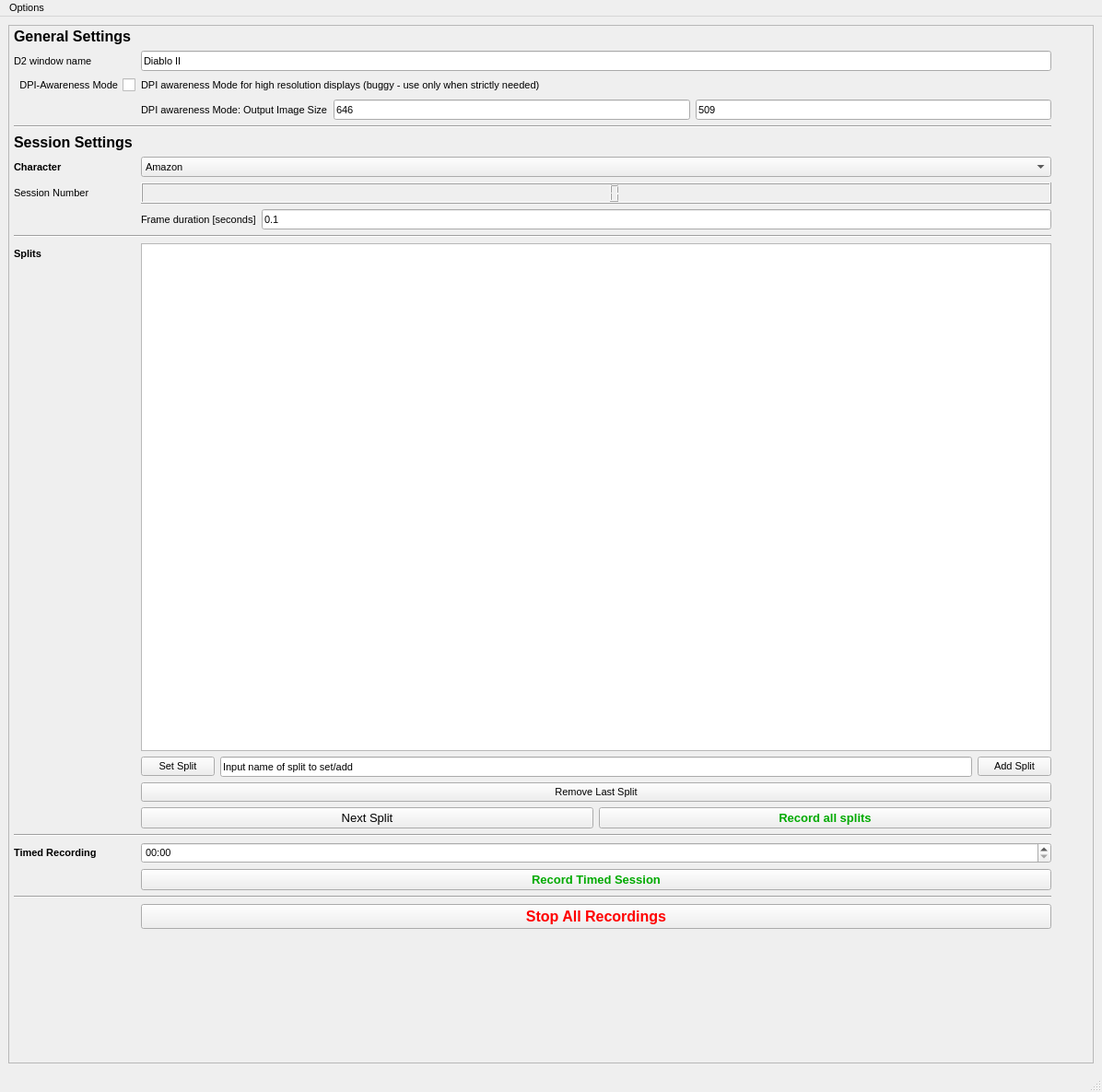
<?xml version="1.0" encoding="UTF-8"?>
<ui version="4.0">
 <class>SessionRecorderGUI</class>
 <widget class="QMainWindow" name="SessionRecorderGUI">
  <property name="geometry">
   <rect>
    <x>0</x>
    <y>0</y>
    <width>1196</width>
    <height>1185</height>
   </rect>
  </property>
  <property name="sizePolicy">
   <sizepolicy hsizetype="Fixed" vsizetype="Fixed">
    <horstretch>0</horstretch>
    <verstretch>0</verstretch>
   </sizepolicy>
  </property>
  <property name="minimumSize">
   <size>
    <width>640</width>
    <height>480</height>
   </size>
  </property>
  <property name="font">
   <font>
    <pointsize>8</pointsize>
   </font>
  </property>
  <property name="windowTitle">
   <string>D2 Session Recorder</string>
  </property>
  <widget class="QWidget" name="centralwidget">
   <layout class="QHBoxLayout" name="horizontalLayout">
    <item>
     <layout class="QVBoxLayout" name="verticalLayout">
      <item>
       <widget class="QFrame" name="frame">
        <property name="frameShape">
         <enum>QFrame::StyledPanel</enum>
        </property>
        <property name="frameShadow">
         <enum>QFrame::Raised</enum>
        </property>
        <property name="lineWidth">
         <number>2</number>
        </property>
        <widget class="QWidget" name="layoutWidget">
         <property name="geometry">
          <rect>
           <x>0</x>
           <y>0</y>
           <width>1135</width>
           <height>984</height>
          </rect>
         </property>
         <layout class="QFormLayout" name="formLayout">
          <property name="leftMargin">
           <number>6</number>
          </property>
          <property name="topMargin">
           <number>3</number>
          </property>
          <property name="rightMargin">
           <number>3</number>
          </property>
          <property name="bottomMargin">
           <number>3</number>
          </property>
          <item row="0" column="0">
           <widget class="QLabel" name="generalsetting_label">
            <property name="sizePolicy">
             <sizepolicy hsizetype="Fixed" vsizetype="Fixed">
              <horstretch>0</horstretch>
              <verstretch>0</verstretch>
             </sizepolicy>
            </property>
            <property name="font">
             <font>
              <pointsize>12</pointsize>
              <weight>75</weight>
              <bold>true</bold>
             </font>
            </property>
            <property name="text">
             <string>General Settings</string>
            </property>
            <property name="margin">
             <number>4</number>
            </property>
           </widget>
          </item>
          <item row="1" column="0">
           <widget class="QLabel" name="wndname_label">
            <property name="text">
             <string>D2 window name</string>
            </property>
            <property name="margin">
             <number>4</number>
            </property>
            <property name="indent">
             <number>-1</number>
            </property>
           </widget>
          </item>
          <item row="1" column="1">
           <widget class="QLineEdit" name="wndname">
            <property name="text">
             <string>Diablo II</string>
            </property>
           </widget>
          </item>
          <item row="2" column="0">
           <widget class="QCheckBox" name="dpiaware_checkBox">
            <property name="layoutDirection">
             <enum>Qt::RightToLeft</enum>
            </property>
            <property name="text">
             <string>DPI-Awareness Mode</string>
            </property>
           </widget>
          </item>
          <item row="2" column="1">
           <widget class="QLabel" name="dpiaware_label">
            <property name="text">
             <string>DPI awareness Mode for high resolution displays (buggy - use only when strictly needed)</string>
            </property>
           </widget>
          </item>
          <item row="3" column="1">
           <layout class="QHBoxLayout" name="horizontalLayout_4">
            <item>
             <widget class="QLabel" name="dpiawaresize_label">
              <property name="text">
               <string>DPI awareness Mode: Output Image Size</string>
              </property>
             </widget>
            </item>
            <item>
             <widget class="QLineEdit" name="dpiaware_xres">
              <property name="text">
               <string>646</string>
              </property>
             </widget>
            </item>
            <item>
             <widget class="QLineEdit" name="dpiaware_yres">
              <property name="text">
               <string>509</string>
              </property>
             </widget>
            </item>
           </layout>
          </item>
          <item row="4" column="0" colspan="2">
           <widget class="Line" name="line_4">
            <property name="orientation">
             <enum>Qt::Horizontal</enum>
            </property>
           </widget>
          </item>
          <item row="5" column="0">
           <widget class="QLabel" name="sessionsettings_label">
            <property name="font">
             <font>
              <pointsize>12</pointsize>
              <weight>75</weight>
              <bold>true</bold>
             </font>
            </property>
            <property name="text">
             <string>Session Settings</string>
            </property>
            <property name="margin">
             <number>4</number>
            </property>
           </widget>
          </item>
          <item row="6" column="0">
           <widget class="QLabel" name="char_label">
            <property name="font">
             <font>
              <weight>75</weight>
              <bold>true</bold>
             </font>
            </property>
            <property name="lineWidth">
             <number>4</number>
            </property>
            <property name="text">
             <string>Character</string>
            </property>
            <property name="margin">
             <number>4</number>
            </property>
           </widget>
          </item>
          <item row="6" column="1">
           <widget class="QComboBox" name="char_selection">
            <item>
             <property name="text">
              <string>Amazon</string>
             </property>
            </item>
            <item>
             <property name="text">
              <string>Assasin</string>
             </property>
            </item>
            <item>
             <property name="text">
              <string>Barbarian</string>
             </property>
            </item>
            <item>
             <property name="text">
              <string>Druid</string>
             </property>
            </item>
            <item>
             <property name="text">
              <string>Necromancer</string>
             </property>
            </item>
            <item>
             <property name="text">
              <string>Paladin</string>
             </property>
            </item>
            <item>
             <property name="text">
              <string>Sorceress</string>
             </property>
            </item>
           </widget>
          </item>
          <item row="7" column="0">
           <widget class="QLabel" name="sessionnr_label">
            <property name="text">
             <string>Session Number</string>
            </property>
            <property name="margin">
             <number>4</number>
            </property>
           </widget>
          </item>
          <item row="7" column="1">
           <widget class="QLCDNumber" name="session_nbr">
            <property name="layoutDirection">
             <enum>Qt::LeftToRight</enum>
            </property>
           </widget>
          </item>
          <item row="8" column="1">
           <layout class="QHBoxLayout" name="horizontalLayout_5">
            <item>
             <widget class="QLabel" name="frameduration_label">
              <property name="text">
               <string>Frame duration [seconds]</string>
              </property>
             </widget>
            </item>
            <item>
             <widget class="QLineEdit" name="frameduration">
              <property name="text">
               <string>0.1</string>
              </property>
             </widget>
            </item>
           </layout>
          </item>
          <item row="9" column="0" colspan="2">
           <widget class="Line" name="line">
            <property name="orientation">
             <enum>Qt::Horizontal</enum>
            </property>
           </widget>
          </item>
          <item row="10" column="0">
           <widget class="QLabel" name="splitlist_label">
            <property name="font">
             <font>
              <weight>75</weight>
              <bold>true</bold>
             </font>
            </property>
            <property name="text">
             <string>Splits</string>
            </property>
            <property name="margin">
             <number>4</number>
            </property>
           </widget>
          </item>
          <item row="10" column="1">
           <widget class="QListWidget" name="splitlist"/>
          </item>
          <item row="11" column="1">
           <layout class="QHBoxLayout" name="horizontalLayout_6">
            <item>
             <widget class="QPushButton" name="btn_setsplit">
              <property name="text">
               <string>Set Split</string>
              </property>
             </widget>
            </item>
            <item>
             <widget class="QLineEdit" name="splitinput">
              <property name="text">
               <string>Input name of split to set/add</string>
              </property>
             </widget>
            </item>
            <item>
             <widget class="QPushButton" name="btn_addsplit">
              <property name="text">
               <string>Add Split</string>
              </property>
             </widget>
            </item>
           </layout>
          </item>
          <item row="12" column="1">
           <widget class="QPushButton" name="btn_removelastsplit">
            <property name="text">
             <string>Remove Last Split</string>
            </property>
           </widget>
          </item>
          <item row="13" column="1">
           <layout class="QHBoxLayout" name="horizontalLayout_10">
            <item>
             <widget class="QPushButton" name="btn_nextsplit">
              <property name="font">
               <font>
                <pointsize>10</pointsize>
                <weight>50</weight>
                <bold>false</bold>
               </font>
              </property>
              <property name="text">
               <string>Next Split</string>
              </property>
             </widget>
            </item>
            <item>
             <widget class="QPushButton" name="btn_recallsplits">
              <property name="palette">
               <palette>
                <active>
                 <colorrole role="ButtonText">
                  <brush brushstyle="SolidPattern">
                   <color alpha="255">
                    <red>0</red>
                    <green>170</green>
                    <blue>0</blue>
                   </color>
                  </brush>
                 </colorrole>
                </active>
                <inactive>
                 <colorrole role="ButtonText">
                  <brush brushstyle="SolidPattern">
                   <color alpha="255">
                    <red>0</red>
                    <green>170</green>
                    <blue>0</blue>
                   </color>
                  </brush>
                 </colorrole>
                </inactive>
                <disabled>
                 <colorrole role="ButtonText">
                  <brush brushstyle="SolidPattern">
                   <color alpha="255">
                    <red>120</red>
                    <green>120</green>
                    <blue>120</blue>
                   </color>
                  </brush>
                 </colorrole>
                </disabled>
               </palette>
              </property>
              <property name="font">
               <font>
                <pointsize>10</pointsize>
                <weight>75</weight>
                <bold>true</bold>
               </font>
              </property>
              <property name="text">
               <string>Record all splits</string>
              </property>
             </widget>
            </item>
           </layout>
          </item>
          <item row="14" column="0" colspan="2">
           <widget class="Line" name="line_2">
            <property name="orientation">
             <enum>Qt::Horizontal</enum>
            </property>
           </widget>
          </item>
          <item row="15" column="0">
           <widget class="QLabel" name="timedrecording_label">
            <property name="font">
             <font>
              <weight>75</weight>
              <bold>true</bold>
             </font>
            </property>
            <property name="text">
             <string>Timed Recording</string>
            </property>
            <property name="margin">
             <number>4</number>
            </property>
           </widget>
          </item>
          <item row="15" column="1">
           <widget class="QTimeEdit" name="recordtime">
            <property name="currentSection">
             <enum>QDateTimeEdit::MinuteSection</enum>
            </property>
            <property name="displayFormat">
             <string>mm:ss</string>
            </property>
           </widget>
          </item>
          <item row="16" column="1">
           <widget class="QPushButton" name="btn_recordtimed">
            <property name="palette">
             <palette>
              <active>
               <colorrole role="ButtonText">
                <brush brushstyle="SolidPattern">
                 <color alpha="255">
                  <red>0</red>
                  <green>170</green>
                  <blue>0</blue>
                 </color>
                </brush>
               </colorrole>
              </active>
              <inactive>
               <colorrole role="ButtonText">
                <brush brushstyle="SolidPattern">
                 <color alpha="255">
                  <red>0</red>
                  <green>170</green>
                  <blue>0</blue>
                 </color>
                </brush>
               </colorrole>
              </inactive>
              <disabled>
               <colorrole role="ButtonText">
                <brush brushstyle="SolidPattern">
                 <color alpha="255">
                  <red>120</red>
                  <green>120</green>
                  <blue>120</blue>
                 </color>
                </brush>
               </colorrole>
              </disabled>
             </palette>
            </property>
            <property name="font">
             <font>
              <pointsize>10</pointsize>
              <weight>75</weight>
              <bold>true</bold>
             </font>
            </property>
            <property name="text">
             <string>Record Timed Session</string>
            </property>
           </widget>
          </item>
          <item row="17" column="0" colspan="2">
           <widget class="Line" name="line_3">
            <property name="orientation">
             <enum>Qt::Horizontal</enum>
            </property>
           </widget>
          </item>
          <item row="18" column="1">
           <widget class="QPushButton" name="btn_stopallrecordings">
            <property name="palette">
             <palette>
              <active>
               <colorrole role="ButtonText">
                <brush brushstyle="SolidPattern">
                 <color alpha="255">
                  <red>255</red>
                  <green>0</green>
                  <blue>0</blue>
                 </color>
                </brush>
               </colorrole>
              </active>
              <inactive>
               <colorrole role="ButtonText">
                <brush brushstyle="SolidPattern">
                 <color alpha="255">
                  <red>255</red>
                  <green>0</green>
                  <blue>0</blue>
                 </color>
                </brush>
               </colorrole>
              </inactive>
              <disabled>
               <colorrole role="ButtonText">
                <brush brushstyle="SolidPattern">
                 <color alpha="255">
                  <red>120</red>
                  <green>120</green>
                  <blue>120</blue>
                 </color>
                </brush>
               </colorrole>
              </disabled>
             </palette>
            </property>
            <property name="font">
             <font>
              <pointsize>12</pointsize>
              <weight>75</weight>
              <bold>true</bold>
             </font>
            </property>
            <property name="text">
             <string>Stop All Recordings</string>
            </property>
           </widget>
          </item>
         </layout>
        </widget>
       </widget>
      </item>
     </layout>
    </item>
   </layout>
  </widget>
  <widget class="QMenuBar" name="menubar">
   <property name="geometry">
    <rect>
     <x>0</x>
     <y>0</y>
     <width>1196</width>
     <height>38</height>
    </rect>
   </property>
   <widget class="QMenu" name="menuOption">
    <property name="title">
     <string>Options</string>
    </property>
    <addaction name="actionReset_Settings"/>
   </widget>
   <addaction name="menuOption"/>
  </widget>
  <widget class="QStatusBar" name="statusbar"/>
  <action name="actionReset_Settings">
   <property name="text">
    <string>Reset Settings</string>
   </property>
  </action>
 </widget>
 <resources/>
 <connections/>
</ui>
